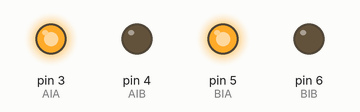
Recording of a sketch running on a simulated Arduino Uno, built with avr-gcc and run on an emulated ATmega328P. Parts: output pins drawn as LEDs (lit = HIGH).

Above: at 2.0 s.
At 6.0 s:
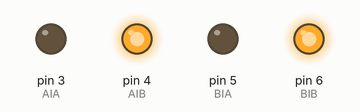
Timing chart, 0 to 10.4 s (numbered marks = the images above):
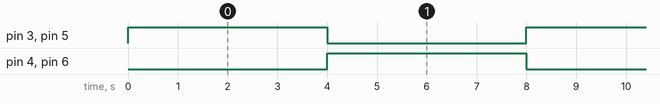

Measured:
- by itself, pin 3 (AIA), pin 4 (AIB), pin 5 (BIA), pin 6 (BIB): alternates HIGH for 4.0 s and LOW for 4.0 s

The sketch:

_62_L9110_For_Two_Motor_01.ino
```cpp
// (licence header left out)
const int AIA = 3;
const int AIB = 4;
const int BIA = 5;            // If you have the dual driver remove
const int BIB = 6;            // the comments and enable the other engine
byte speed = 255;

void setup() {
  Serial.begin(9600);
  pinMode(AIA, OUTPUT);
  pinMode(AIB, OUTPUT);
  pinMode(BIA, OUTPUT);
  pinMode(BIB, OUTPUT);
}
void loop() {
  forward();                    // Forward and back forever!
  delay(4000);
  backward();
  delay(4000);

}
void backward()
{
  analogWrite(AIA, 0);          // Simply reverse the logic ;-)
  analogWrite(AIB, speed);      // Watch the video to grab the knowledge!
  analogWrite(BIA, 0);
  analogWrite(BIB, speed);
}
void forward()
{
  analogWrite(AIA, speed);
  analogWrite(AIB, 0);
  analogWrite(BIA, speed);
  analogWrite(BIB, 0);
}
```
